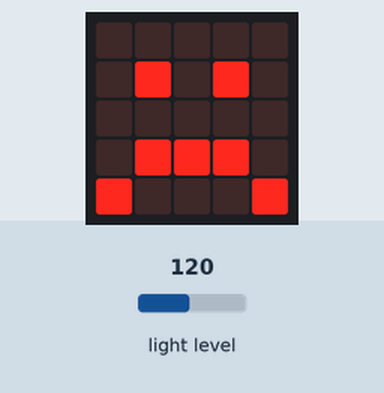
A program run on a simulated BBC micro:bit (MakeCode). Shown: the board's 5×5 LED display. Inputs (shaded band) come from the test bench; at power-on: light level 120.

Above: at 1.2 s.
1.3 s: light level set to 5
At 2.04 s:
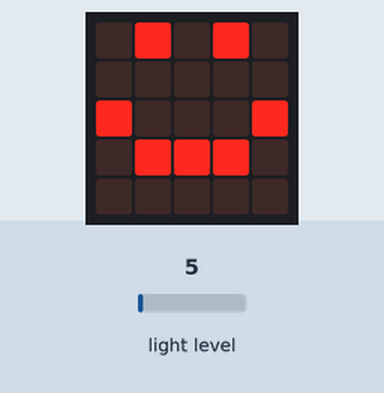
5.2 s: light level set to 128
At 5.72 s:
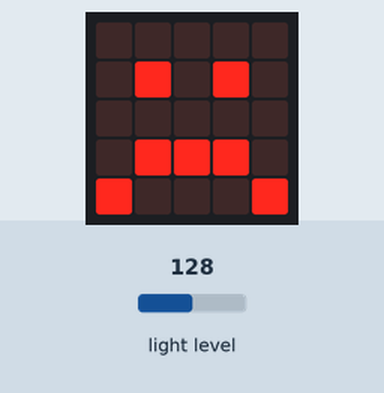
9.1 s: light level set to 105
10.6 s: light level set to 96
At 11.24 s:
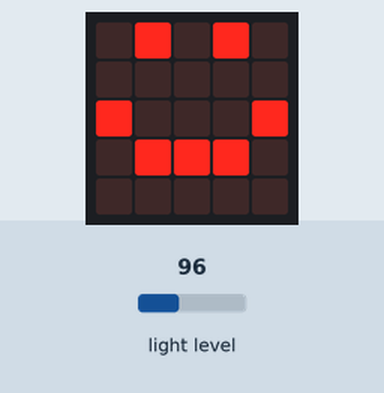
Timing chart, 0 to 13.6 s (numbered marks = the images above; inputs shaded):
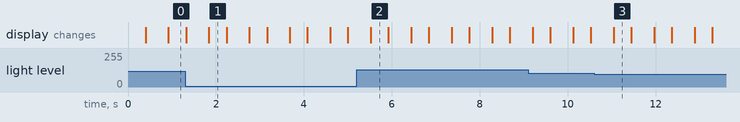

Measured:
- the behaviour switches between 101 and 100 on light level (found by bisection; images 2 and 3)
- after the input at 1.3 s, the display: first differs from a run without the input after 0.54 s (image 1)
- after the input at 5.2 s, the display: changes after 0.32 s (image 2)
- after the input at 10.6 s, the display: changes after 0.44 s (image 3)
- what the display in image 1 shows lasts 0.4 s, from 1.8 s to 2.2 s

The program:

main.ts
```typescript
basic.forever(function () {
    if (input.lightLevel() > 100) {
        basic.showLeds(`
            . . . . .
            . # . # .
            . . . . .
            . # # # .
            # . . . #
            `)
        basic.clearScreen()
        basic.pause(500)
    } else {
        basic.showLeds(`
            . # . # .
            . . . . .
            # . . . #
            . # # # .
            . . . . .
            `)
        basic.clearScreen()
        basic.pause(500)
    }
})
```

test.ts
```typescript
// aquí va el archivo "tests"; esto no se compilará cuando este paquete se utilice como una extensión.
```
